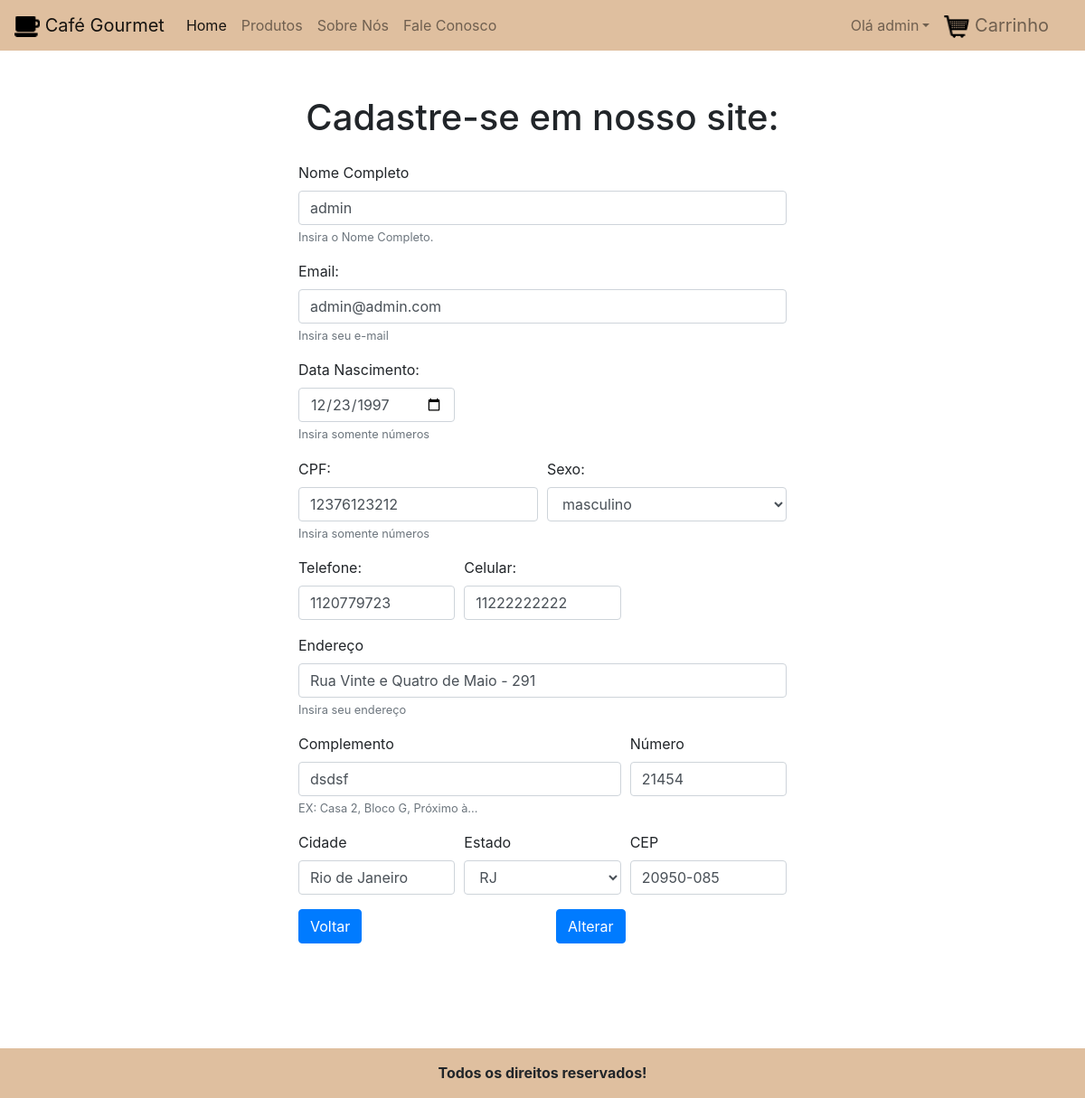
The app's page /altCliente.php (signed in) with its own data.
### tables this page shows
CREATE TABLE IF NOT EXISTS `clientes` (
  `id_cliente` int(11) NOT NULL AUTO_INCREMENT,
  `nome` varchar(255) NOT NULL,
  `email` varchar(255) NOT NULL,
  `senha` varchar(255) NOT NULL,
  `data_nasc` date NOT NULL,
  `cpf` varchar(255) NOT NULL,
  `sexo` varchar(255) NOT NULL,
  `telefone` varchar(255) NOT NULL,
  `celular` varchar(255) NOT NULL,
  `endereco` varchar(255) NOT NULL,
  `numero` varchar(255) NOT NULL,
  `complemento` varchar(255) DEFAULT NULL,
  `cidade` varchar(255) NOT NULL,
  `estado` varchar(255) NOT NULL,
  `cep` varchar(255) NOT NULL,
  `nivel_user` int(11) NOT NULL,
  PRIMARY KEY (`id_cliente`)
);

### modal/DataSource.php (called while the page is built, shortened)
<?php
class DataSource {
    private $con;
    function __construct($database) {
        $server = "localhost";
        $usuario = "root";
        $senha = "";
        $this->con = new mysqli($server, $usuario, $senha, $database);
    }
    function getCon() {
        return $this->con;
    }
}

### modal/ClienteDAO.php (called while the page is built, shortened)
<?php
include_once 'DataSource.php';
include_once 'Cliente.php';
class ClienteDAO {
    private $link;
    public function __construct() {
        $this->link = new DataSource('cafe');
    }
    public function retornarCliente($id_produto) {
        $produtos = "SELECT * FROM `clientes` WHERE `id_cliente` = '" . $id_produto . "'";
        $resultado = mysqli_query($this->link->getCon(), $produtos);
        $linha = mysqli_fetch_array($resultado);
        $cliente = new Cliente();
        $cliente->setNome(utf8_encode($linha['nome']));
        $cliente->setEmail($linha['email']);
        $cliente->setData_nasc($linha['data_nasc']);
        $cliente->setCpf($linha['cpf']);
        $cliente->setSexo($linha['sexo']);
        $cliente->setTelefone($linha['telefone']);
        $cliente->setCelular($linha['celular']);
        $cliente->setEndereco(utf8_encode($linha['endereco']));
        $cliente->setNumero($linha['numero']);
        $cliente->setComplemento(utf8_encode($linha['complemento']));
        $cliente->setCidade(utf8_encode($linha['cidade']));
        $cliente->setEstado($linha['estado']);
        $cliente->setCep($linha['cep']);
        $arrayObjetos[] = $cliente;
        return $arrayObjetos;
    }
}

### modal/Cliente.php (called while the page is built, shortened)
<?php
class Cliente {
    private $nome, $email, $senha, $data_nasc, $cpf, $sexo, $telefone, $celular, $endereco, $numero, $complemento, $cidade, $estado, $cep;
    function getNome() {
        return $this->nome;
    }
    function getEmail() {
        return $this->email;
    }
    function getData_nasc() {
        return $this->data_nasc;
    }
    function getCpf() {
        return $this->cpf;
    }
    function getSexo() {
        return $this->sexo;
    }
    function getTelefone() {
        return $this->telefone;
    }
    function getCelular() {
        return $this->celular;
    }
    function getEndereco() {
        return $this->endereco;
    }
    function getNumero() {
        return $this->numero;
    }
    function getComplemento() {
        return $this->complemento;
    }
    function getCidade() {
        return $this->cidade;
    }
    function getEstado() {
        return $this->estado;
    }
    function getCep() {
        return $this->cep;
    }
    function setNome($nome) {
        $this->nome = $nome;
    }
    function setEmail($email) {
        $this->email = $email;
    }
    function setData_nasc($data_nasc) {
        $this->data_nasc = $data_nasc;
    }
    function setCpf($cpf) {
        $this->cpf = $cpf;
    }
    function setSexo($sexo) {
        $this->sexo = $sexo;
    }
    function setTelefone($telefone) {
        $this->telefone = $telefone;
    }
    function setCelular($celular) {
        $this->celular = $celular;
    }
    function setEndereco($endereco) {
        $this->endereco = $endereco;
    }
    function setNumero($numero) {
        $this->numero = $numero;
    }
    function setComplemento($complemento) {
        $this->complemento = $complemento;
    }
    function setCidade($cidade) {
        $this->cidade = $cidade;
    }
    function setEstado($estado) {
        $this->estado = $estado;
    }
    function setCep($cep) {
        $this->cep = $cep;
    }
}

### altCliente.php (the view, shortened to what this page needs)
<?php
include('paginas/header.php');
include_once 'modal/ClienteDAO.php';
$clienteDaoAlte = new ClienteDAO();
$vetorCliente[] = $clienteDaoAlte->retornarCliente($_SESSION['id']);
?>
<div class="container" style="margin-top: 50px; margin-bottom: 100px;">
    <h1 class="text-center">Cadastre-se em nosso site: </h1>
    <div class="row">
        <div class="col-md-3"></div>
        <div class="col-md-6">
            <form action="bd/respAltCliente.php" method="post">
                <div class="form-group">
                    <label for="exampleInputEmail1">Nome Completo</label>
                    <input type="text" value="<?php echo $vetorCliente[0][0]->getNome(); ?>" class="form-control" name="nome" aria-describedby="Nome Completo" placeholder="Digite o Nome completo" required>
                    <small class="form-text text-muted">Insira o Nome Completo.</small>
                </div>
                <div class="form-group">
                    <label for="exampleInputEmail1">Email:</label>
                    <input type="email" class="form-control" name="email" aria-describedby="Email" value="<?php echo $vetorCliente[0][0]->getEmail(); ?>" placeholder="Digite o e-mail" required>
                    <small id="emailHelp" class="form-text text-muted">Insira seu e-mail</small>
                </div>
                <div class="form-group">
                    <label for="data">Data Nascimento:</label>
                    <div class="form-row">
                        <div class="col-4">
                            <input type="date" value="<?php echo $vetorCliente[0][0]->getData_nasc(); ?>" class="form-control" name="data_nasc" placeholder="Dia" maxlength="2" name="dia" required>
                        </div>
                    </div>
                    <small id="emailHelp" class="form-text text-muted">Insira somente números</small>
                </div>
                <div class="form-group">
                    <div class="form-row">
                        <div class="col-6">
                            <label for="data">CPF:</label>
                            <input type="text" class="form-control" placeholder="CPF" maxlength="11" name="cpf" value="<?php echo $vetorCliente[0][0]->getCpf(); ?>" required>
                            <small id="emailHelp" class="form-text text-muted">Insira somente números</small>
                        </div>
                        <div class="col-6">
                            <label for="data">Sexo:</label>
                            <select name="sexo" class="form-control" >
                                <option  selected value="<?php echo $vetorCliente[0][0]->getSexo(); ?>"><?php echo $vetorCliente[0][0]->getSexo(); ?></option>
                            </select>
                        </div>
                    </div>
                </div>
                <div class="form-group">
                    <div class="form-row">
                        <div class="col-4">
                            <label for="numero">Telefone:</label>
                            <input type="text" class="form-control" placeholder="Telefone" value="<?php echo $vetorCliente[0][0]->getTelefone(); ?>" name="telefone" maxlength="9" required>
                        </div>
                        <div class="col-4">
                            <label for="numero">Celular:</label>
                            <input type="text" class="form-control" placeholder="Telefone" name="celular" maxlength="9" value="<?php echo $vetorCliente[0][0]->getCelular(); ?>" required>
                        </div>
                    </div>
                </div>
                <div class="form-group">
                    <label for="inputAddress">Endereço</label>
                    <input type="text" class="form-control" name="endereco" value="<?php echo $vetorCliente[0][0]->getEndereco(); ?>" placeholder="Rua, Avenida, Estada..." required>
                    <small  class="form-text text-muted">Insira seu endereço</small>
                </div>
                <div class="form-row">
                    <div class="form-group col-md-8">
                        <label for="inputCity">Complemento</label>
                        <input type="text" class="form-control" name="complemento" value="<?php echo $vetorCliente[0][0]->getComplemento(); ?>">
                        <small class="form-text text-muted">EX: Casa 2, Bloco G, Próximo à...</small>
                    </div>
                    <div class="form-group col-md-4">
                        <label for="inputZip">Número</label>
                        <input type="text" class="form-control" name="numero" required value="<?php echo $vetorCliente[0][0]->getNumero(); ?>">
                    </div>
                </div>
                <div class="form-row">
                    <div class="form-group col-md-4">
                        <label for="inputCity">Cidade</label>
                        <input type="text" class="form-control" name="cidade" value="<?php echo $vetorCliente[0][0]->getCidade(); ?>">
                    </div>
                    <div class="form-group col-md-4">
                        <label for="inputState">Estado</label>
                        <select name="estado" class="form-control">
                            <option selected value="<?php echo $vetorCliente[0][0]->getEstado(); ?>"> <?php echo $vetorCliente[0][0]->getEstado(); ?></option>
                        </select>
                    </div>
                    <div class="form-group col-md-4">
                        <label for="inputZip">CEP</label>
                        <input type="text" class="form-control" name="cep" value="<?php echo $vetorCliente[0][0]->getCep(); ?>">
                    </div>
                </div>
                <div class="row">
                    <div class="col-md-6">
                        <a href="index.php">
                            <button type="button" class="btn btn-primary">Voltar</button>
                        </a>
                    </div>
                    <div class="col-md-6">
                        <button type="submit" class="btn btn-primary">Alterar</button>
                    </div>
                </div>
            </form>
        </div>
    </div>
</div>
<?php include('paginas/footer.php'); ?>

### css/style.css (style rules this page uses)
h1 { margin: 45px 0 25px 0; text-align: center; }
a { text-decoration: none; text-decoration: underline; text-decoration: none; color: black; }

### records on screen
clientes: nome "admin", email "admin@admin.com", data_nasc "12/23/1997", cpf "12376123212", sexo "masculino", telefone "1120779723", celular "11222222222", endereco "Rua Vinte e Quatro de Maio - 291", complemento "dsdsf", numero "21454", cidade "Rio de Janeiro", estado "RJ", cep "20950-085"

### other values on screen
$_SESSION['usuario'] "admin"
